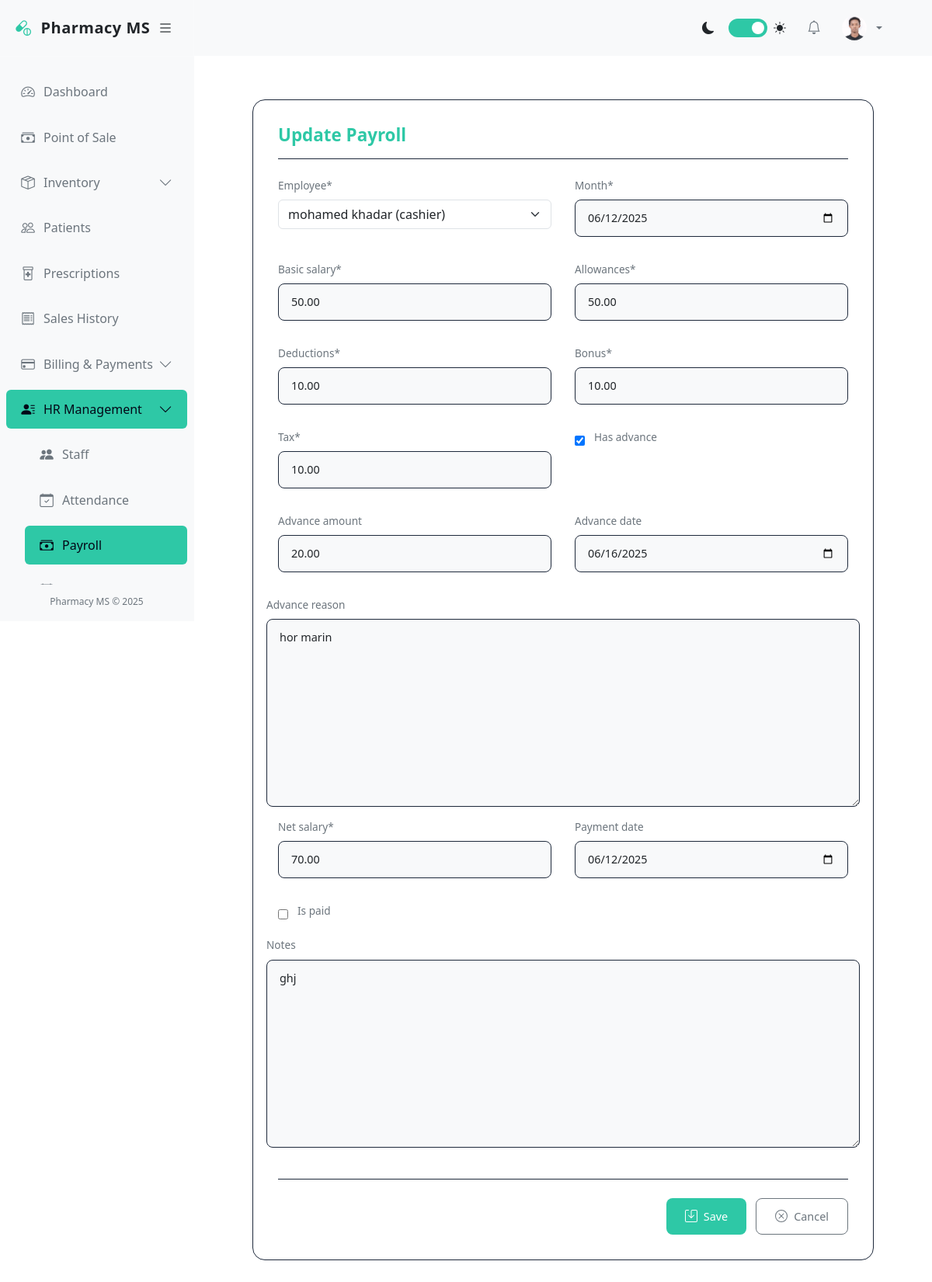
The app's page /accounts/payroll/2/update/ (signed in) with its own data.
### accounts/models.py (models this page shows, shortened)
class User(AbstractUser):
    GENDER_CHOICES = (
        ('M', 'Male'),
        ('F', 'Female'),
        ('O', 'Other'),
    )
    ROLES = (
        ('admin', 'Administrator'),
        ('pharmacist', 'Pharmacist'),
        ('cashier', 'Cashier'),
        ('manager', 'Manager'),
        ('staff', 'Staff'),
    )
    role = models.CharField(max_length=20, choices=ROLES, default='staff')
    gender = models.CharField(max_length=1, choices=GENDER_CHOICES, blank=True, null=True)
    phone = models.CharField(max_length=20, blank=True, null=True)
    address = models.TextField(blank=True, null=True)
    date_of_birth = models.DateField(blank=True, null=True)
    hire_date = models.DateField(blank=True, null=True)
    profile_picture = models.ImageField(upload_to='profile_pics/', blank=True, null=True)
    is_active = models.BooleanField(default=True)
    def __str__(self):
        return f"{self.get_full_name()} ({self.role})"

class Payroll(models.Model):
    employee = models.ForeignKey(User, on_delete=models.CASCADE, related_name='payrolls')
    month = models.DateField()
    basic_salary = models.DecimalField(max_digits=10, decimal_places=2)
    allowances = models.DecimalField(max_digits=10, decimal_places=2, default=0)
    deductions = models.DecimalField(max_digits=10, decimal_places=2, default=0)
    bonus = models.DecimalField(max_digits=10, decimal_places=2, default=0)
    tax = models.DecimalField(max_digits=10, decimal_places=2, default=0)
    has_advance = models.BooleanField(default=False)
    advance_amount = models.DecimalField(max_digits=10, decimal_places=2, default=0)
    advance_date = models.DateField(blank=True, null=True)
    advance_reason = models.TextField(blank=True, null=True)
    net_salary = models.DecimalField(max_digits=10, decimal_places=2)
    payment_date = models.DateField(blank=True, null=True)
    is_paid = models.BooleanField(default=False)
    notes = models.TextField(blank=True, null=True)

### accounts/views.py (the view)
# urls.py: path('payroll/<int:pk>/update/', views.payroll_update, name='payroll_update'),
@login_required
@user_passes_test(is_admin)
def payroll_update(request, pk):
    payroll = get_object_or_404(Payroll, pk=pk)
    if request.method == 'POST':
        form = PayrollForm(request.POST, instance=payroll)
        if form.is_valid():
            form.save()
            messages.success(request, 'Payroll record updated successfully!')
            return redirect('payroll_list')
    else:
        form = PayrollForm(instance=payroll)
    return render(request, 'accounts/payroll_form.html', {'form': form, 'title': 'Update Payroll'})

### pharmacy/templates/accounts/payroll_form.html (shortened to what this page needs)
{% extends 'base.html' %}
{% load crispy_forms_tags %}
{% block content %}
<div class="batch-form-container">
    <div class="form-header">
        <h2 class="form-title">{{ title }}</h2>
    </div>
    <form method="post">
        <div class="form-row">
            <div class="col-md-6">
                <div class="form-group">
                    {{ form.employee|as_crispy_field }}
                </div>
            </div>
            <div class="col-md-6">
                <div class="form-group">
                    {{ form.month|as_crispy_field }}
                </div>
            </div>
            <div class="col-md-6">
                <div class="form-group">
                    {{ form.basic_salary|as_crispy_field }}
                </div>
            </div>
            <div class="col-md-6">
                <div class="form-group">
                    {{ form.allowances|as_crispy_field }}
                </div>
            </div>
            <div class="col-md-6">
                <div class="form-group">
                    {{ form.deductions|as_crispy_field }}
                </div>
            </div>
            <div class="col-md-6">
                <div class="form-group">
                    {{ form.bonus|as_crispy_field }}
                </div>
            </div>
            <div class="col-md-6">
                <div class="form-group">
                    {{ form.tax|as_crispy_field }}
                </div>
            </div>
            <div class="col-md-6">
                <div class="form-group">
                    <div class="checkbox">
                        {{ form.has_advance }}
                        <label for="{{ form.has_advance.id_for_label }}" class="form-check-label">
                            {{ form.has_advance.label }}
                        </label>
                    </div>
                </div>
            </div>
            <div class="col-md-6" id="advance-amount-group" style="display: none;">
                <div class="form-group">
                    {{ form.advance_amount|as_crispy_field }}
                </div>
            </div>
            <div class="col-md-6" id="advance-date-group" style="display: none;">
                <div class="form-group">
                    {{ form.advance_date|as_crispy_field }}
                </div>
            </div>
            <div class="col-md-12" id="advance-reason-group" style="display: none;">
                <div class="form-group">
                    {{ form.advance_reason|as_crispy_field }}
                </div>
            </div>
            <div class="col-md-6">
                <div class="form-group">
                    {{ form.net_salary|as_crispy_field }}
                </div>
            </div>
            <div class="col-md-6">
                <div class="form-group">
                    {{ form.payment_date|as_crispy_field }}
                </div>
            </div>
            <div class="col-md-6">
                <div class="form-group">
                    <div class="checkbox">
                        {{ form.is_paid }}
                        <label for="{{ form.is_paid.id_for_label }}" class="form-check-label">
                            {{ form.is_paid.label }}
                        </label>
                    </div>
                </div>
            </div>
            <div class="col-md-12">
                <div class="form-group">
                    {{ form.notes|as_crispy_field }}
                </div>
            </div>
        </div>
        <div class="form-actions">
            <button type="submit" class="btn btn-primary">
                Save
            </button>
            <a href="{% url 'payroll_list' %}" class="btn btn-outline">
                Cancel
            </a>
        </div>
    </form>
</div>
{% endblock %}

### pharmacy/templates/base.html (shortened to what this page needs)
<!DOCTYPE html>
<html lang="en">
<head>
    <link href="https://cdn.jsdelivr.net/npm/bootstrap@5.3.0/dist/css/bootstrap.min.css" rel="stylesheet">
    <link rel="stylesheet" href="https://cdn.jsdelivr.net/npm/bootstrap-icons@1.10.0/font/bootstrap-icons.css">
</head>
<body>
    <div class="d-flex">
        <div class="sidebar" id="sidebar">
            <div class="sidebar-header">
                <a href="{% url 'dashboard' %}" class="sidebar-brand">
                    <i class="bi bi-capsule-pill sidebar-brand-icon"></i>
                    <span id="sidebar-title">Pharmacy MS</span>
                </a>
                <button class="toggle-btn" id="toggle-sidebar">
                    <i class="bi bi-list"></i>
                </button>
            </div>
            <div class="px-2 py-3" style="height: calc(100% - 120px); overflow-y: auto;">
                <ul class="nav flex-column">
                    <li class="nav-item">
                        <a class="nav-link {% if request.resolver_match.url_name == 'dashboard' %}active{% endif %}"
                            href="{% url 'dashboard' %}">
                            <i class="bi bi-speedometer2"></i>
                            <span class="nav-link-text ms-2">Dashboard</span>
                        </a>
                    </li>
                    <li class="nav-item">
                        <a class="nav-link {% if 'pos' in request.resolver_match.url_name %}active{% endif %}"
                            href="{% url 'pos' %}">
                            <i class="bi bi-cash-stack"></i>
                            <span class="nav-link-text ms-2">Point of Sale</span>
                        </a>
                    </li>
                    <li class="nav-item">
                        <a class="nav-link "
                            data-bs-toggle="collapse" href="#inventoryCollapse">
                            <i class="bi bi-box-seam"></i>
                            <span class="nav-link-text ms-2">Inventory</span>
                            <i class="bi bi-chevron-down collapse-icon ms-auto"></i>
                        </a>
                    </li>
                    <li class="nav-item">
                        <a class="nav-link {% if 'patient' in request.resolver_match.url_name %}active{% endif %}"
                            href="{% url 'patient_list' %}">
                            <i class="bi bi-people"></i>
                            <span class="nav-link-text ms-2">Patients</span>
                        </a>
                    </li>
                    <li class="nav-item">
                        <a class="nav-link {% if 'prescription' in request.resolver_match.url_name %}active{% endif %}"
                            href="{% url 'prescription_list' %}">
                            <i class="bi bi-prescription2"></i>
                            <span class="nav-link-text ms-2">Prescriptions</span>
                        </a>
                    </li>
                    <li class="nav-item">
                        <a class="nav-link {% if 'sale' in request.resolver_match.url_name and 'pos' not in request.resolver_match.url_name %}active{% endif %}"
                            href="{% url 'sale_list' %}">
                            <i class="bi bi-receipt"></i>
                            <span class="nav-link-text ms-2">Sales History</span>
                        </a>
                    </li>
                    <li class="nav-item">
                        <a class="nav-link {% if 'billing' in request.resolver_match.url_name or 'payment' in request.resolver_match.url_name %}active{% endif %}"
                            data-bs-toggle="collapse" href="#billingCollapse">
                            <i class="bi bi-credit-card"></i>
                            <span class="nav-link-text ms-2">Billing & Payments</span>
                            <i class="bi bi-chevron-down collapse-icon ms-auto"></i>
                        </a>
                    </li>
                    <li class="nav-item">
                        <a class="nav-link {% if 'user' in request.resolver_match.url_name or 'attendance' in request.resolver_match.url_name or 'payroll' in request.resolver_match.url_name %}active{% endif %}"
                            data-bs-toggle="collapse" href="#hrCollapse">
                            <i class="bi bi-person-lines-fill"></i>
                            <span class="nav-link-text ms-2">HR Management</span>
                            <i class="bi bi-chevron-down collapse-icon ms-auto"></i>
                        </a>
                        <div class="collapse {% if 'user' in request.resolver_match.url_name or 'attendance' in request.resolver_match.url_name or 'payroll' in request.resolver_match.url_name %}show{% endif %}"
                            id="hrCollapse">
                            <ul class="nav flex-column ps-4">
                                <li class="nav-item">
                                    <a class="nav-link {% if 'user' in request.resolver_match.url_name %}active{% endif %}"
                                        href="{% url 'user_list' %}">
                                        <i class="bi bi-people-fill"></i>
                                        <span class="nav-link-text ms-2">Staff</span>
                                    </a>
                                </li>
                                <li class="nav-item">
                                    <a class="nav-link {% if 'attendance' in request.resolver_match.url_name %}active{% endif %}"
                                        href="{% url 'attendance_list' %}">
                                        <i class="bi bi-calendar-check"></i>
                                        <span class="nav-link-text ms-2">Attendance</span>
                                    </a>
                                </li>
                                <li class="nav-item">
                                    <a class="nav-link {% if 'payroll' in request.resolver_match.url_name %}active{% endif %}"
                                        href="{% url 'payroll_list' %}">
                                        <i class="bi bi-cash-stack"></i>
                                        <span class="nav-link-text ms-2">Payroll</span>
                                    </a>
                                </li>
                                <li class="nav-item">
                                    <a class="nav-link {% if 'leave' in request.resolver_match.url_name %}active{% endif %}"
                                        href="{% url 'leave_list' %}">
                                        <i class="bi bi-calendar"></i>
                                        <span class="nav-link-text ms-2">Leave</span>
                                    </a>
                                </li>
                            </ul>
                        </div>
                    </li>
                </ul>
            </div>
            <div class="sidebar-footer">
                Pharmacy MS &copy; 2025
            </div>
        </div>
        <div class="main-content flex-grow-1" id="main-content">
            <nav class="navbar navbar-expand-lg navbar-light bg-light border-bottom">
                <div class="container-fluid">
                    <div class="collapse navbar-collapse" id="navbarSupportedContent">
                        <ul class="navbar-nav ms-auto align-items-center">
                            <li class="nav-item me-3">
                                <div class="d-flex align-items-center">
                                    <i class="bi bi-moon-fill me-2"></i>
                                    <label class="theme-switch">
                                        <span class="slider"></span>
                                    </label>
                                    <i class="bi bi-sun-fill ms-2"></i>
                                </div>
                            </li>
                            <li class="nav-item dropdown me-2">
                                <a class="nav-link position-relative" href="#" id="notificationsDropdown" role="button"
                                    data-bs-toggle="dropdown">
                                    <i class="bi bi-bell"></i>
                                </a>
                            </li>
                            <li class="nav-item dropdown">
                                <a class="nav-link dropdown-toggle d-flex align-items-center" href="#" id="userDropdown"
                                    role="button" data-bs-toggle="dropdown">
                                    {% if user.profile_picture %}
                                    <img src="{{ user.profile_picture.url }}" class="rounded-circle me-2" width="32"
                                        height="32" alt="Profile">
                                    {% else %}
                                    <i class="bi bi-person-circle me-2"></i>
                                    {% endif %}
                                </a>
                            </li>
                        </ul>
                    </div>
                </div>
            </nav>
            <div class="container-fluid py-4">
                {% block content %}{% endblock %}
            </div>
        </div>
    </div>
</body>
</html>

### records on screen
User: profile_picture (picture)
Payroll: employee "mohamed khadar (cashier)", month "06/12/2025", basic_salary "50.00", allowances "50.00", deductions "10.00", bonus "10.00", tax "10.00", has_advance "☑", advance_amount "20.00", advance_date "06/16/2025", advance_reason "hor marin", net_salary "70.00", payment_date "06/12/2025", notes "ghj"

### other values on screen
{{ title }} "Update Payroll"
